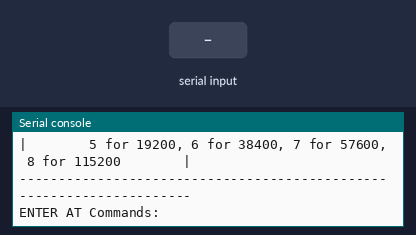
The program below on a simulated ESP32 board running MicroPython. On the bench: the last lines printed to the serial console. Inputs (shaded band) come from the test bench.

Above: at 1.2 s.
1.3 s: "1" typed at the serial console, then Enter
At 1.8 s:
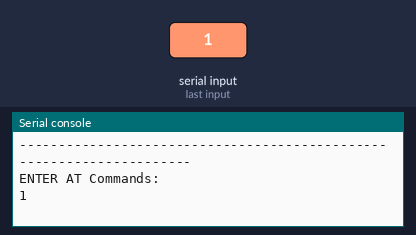
3.4 s: "0" typed at the serial console, then Enter
At 4.5 s:
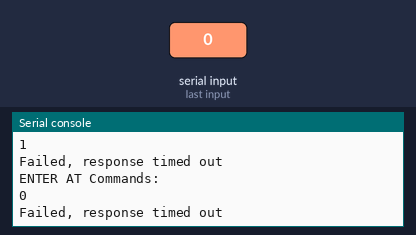

The program:

HC-06_3.py
```python
from machine import UART
import utime

uart = UART(2, 9600)
uart.init(9600, bits=8, parity=None, stop=1)
print(uart)

print("---------------------------------------------------------------------")
print("|  Module HC-06 configuration                                       |")
print("|  enter AT              -- To test serial communication            |")
print("|  enter AT+NAME??????   -- To modify the module name               |")
print("|  enter AT+PIN1234      -- To modify the module PIN code           |")
print("|  enter AT+BAUD4        -- To modify the module communication speed|")
print("|  Note: 1 for 1200,  2 for 2400,  3 for 4800,  4 for 9600          |")
print("|        5 for 19200, 6 for 38400, 7 for 57600, 8 for 115200        |")
print("---------------------------------------------------------------------")

while True:
    print("ENTER AT Commands: ")
    try:
        str = input()
        uart.write(str)
        utime.sleep_ms(100)
    except OSError:
        pass

    # wait for response
    start_time = utime.ticks_ms()
    timeout = False
    while not uart.any() and not timeout:
        if utime.ticks_diff(utime.ticks_ms(), start_time) > 500:
            timeout = True
    if timeout:
        print('Failed, response timed out')
    else:
        buf = uart.read()
        print("received:",buf)
    utime.sleep_ms(600)
```

Measured:
- after the input at 1.3 s, the serial console: prints a new line at once (image 1)
- after the input at 3.4 s, the serial console: prints a new line at once (image 2)
